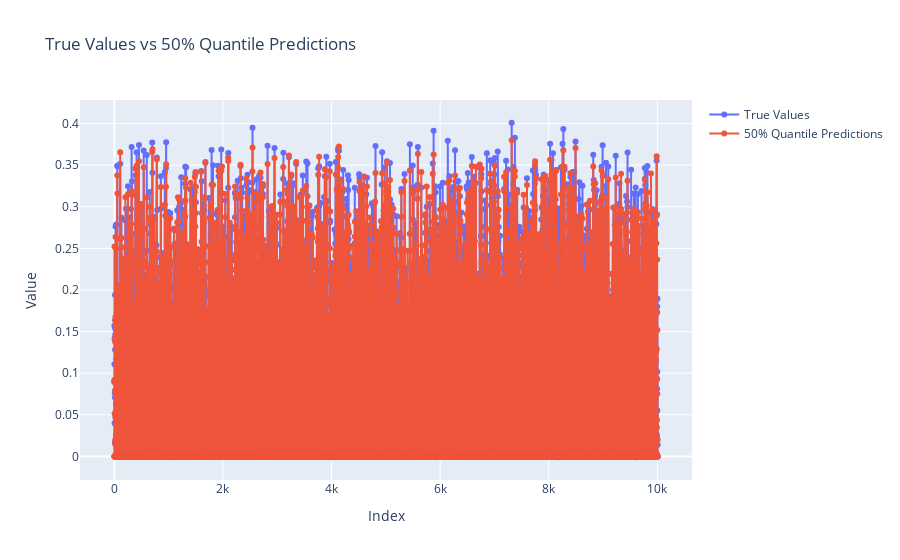

The notebook cell saved with this chart:
### Code cell
import torch
import plotly.graph_objects as go

# Assuming your trained model is called 'model'

# Set the model to evaluation mode
model.eval()

# Disable gradient calculation (since we're only making predictions)
with torch.no_grad():
    # Get model predictions for X_test_tensor
    y_pred_tensor = model(X_test_tensor)  # Shape: (num_samples, 9) for 9 quantiles

# Convert y_test_tensor to numpy for easier comparison
y_true = y_test_tensor.numpy().flatten()  # Flatten to 1D array for plotting

# Extract the 50% quantile from predictions (assuming it's the 5th quantile at index 4)
y_pred = y_pred_tensor[:, 4].numpy().flatten()  # Flatten to 1D array for plotting

# Now y_true contains the true test values and y_pred contains the 50% quantile predictions

# Create the line plot using Plotly
fig = go.Figure()

# Add real values (y_true) to the plot
fig.add_trace(go.Scatter(x=list(range(len(y_true))), 
                         y=y_true, 
                         mode='lines+markers', 
                         name='True Values'))

# Add 50% quantile predictions (y_pred) to the plot
fig.add_trace(go.Scatter(x=list(range(len(y_pred))), 
                         y=y_pred, 
                         mode='lines+markers', 
                         name='50% Quantile Predictions'))

# Update layout
fig.update_layout(title='True Values vs 50% Quantile Predictions',
                  xaxis_title='Index',
                  yaxis_title='Value',
                  template='plotly')

# Show the plot
fig.show()

### Figure 1 — Plotly figure (JSON) as saved in the notebook; plotly's stock layout.template omitted (floating-point values rounded to 4 significant figures; data arrays with more than 128 entries replaced by an {"elided": "..."} marker saying what was removed)
{"data": [{"mode": "lines+markers", "name": "True Values", "type": "scatter", "x": {"elided": "10007 int values"}, "y": {"elided": "10007 float values"}}, {"mode": "lines+markers", "name": "50% Quantile Predictions", "type": "scatter", "x": {"elided": "10007 int values"}, "y": {"elided": "10007 float values"}}], "layout": {"title": {"text": "True Values vs 50% Quantile Predictions"}, "xaxis": {"title": {"text": "Index"}}, "yaxis": {"title": {"text": "Value"}}}}
